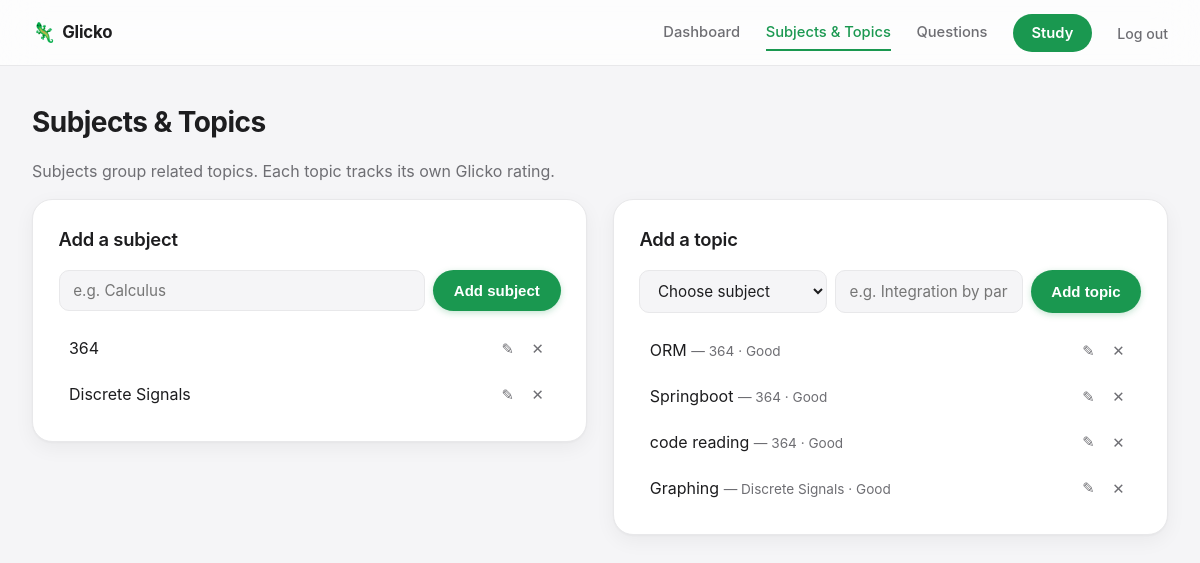
Page /manage (signed in) on the earlier database version.
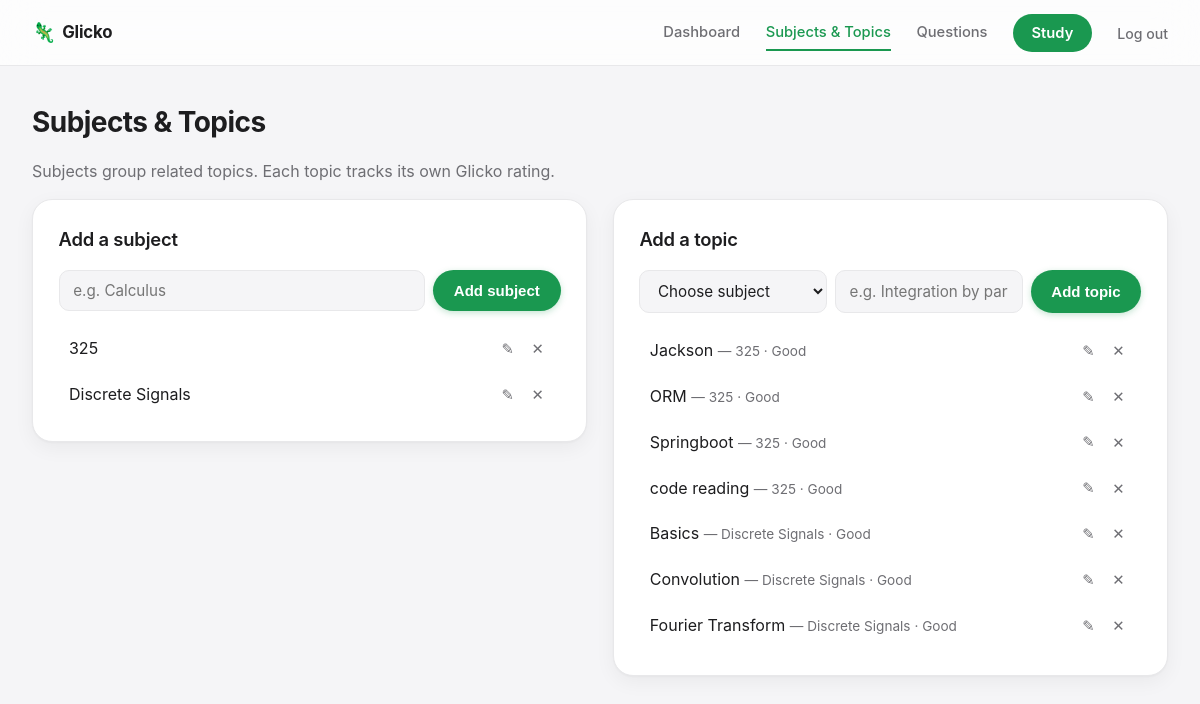
Same page on the later database version.
### tables this page shows
CREATE TABLE subjects (
    id INTEGER PRIMARY KEY AUTOINCREMENT,
    user_id INTEGER REFERENCES users(id) ON DELETE CASCADE,
    name TEXT NOT NULL,
    UNIQUE(user_id, name)
);

CREATE TABLE topics (
    id INTEGER PRIMARY KEY AUTOINCREMENT,
    subject_id INTEGER NOT NULL REFERENCES subjects(id) ON DELETE CASCADE,
    name TEXT NOT NULL,
    rating REAL NOT NULL DEFAULT 1500,
    rd REAL NOT NULL DEFAULT 350,
    last_update TEXT,
    pending_results TEXT NOT NULL DEFAULT '[]',
    UNIQUE(subject_id, name)
);

### app.py (the view)
@app.route('/manage')
@login_required
def manage():
    uid = session['user_id']
    conn = db.get_db()
    subjects = conn.execute("SELECT * FROM subjects WHERE user_id = ? ORDER BY name", (uid,)).fetchall()
    topics = conn.execute(
        "SELECT topics.*, subjects.name AS subject_name FROM topics "
        "JOIN subjects ON subjects.id = topics.subject_id WHERE subjects.user_id = ? "
        "ORDER BY subjects.name, topics.name", (uid,)
    ).fetchall()
    conn.close()
    return render_template('manage.html', subjects=subjects, topics=topics)

### auth.py (called while the page is built)
def login_required(view):
    @wraps(view)
    def wrapped(*args, **kwargs):
        if not session.get('user_id'):
            return redirect(url_for('login', next=request.path))
        return view(*args, **kwargs)
    return wrapped

### db.py (called while the page is built)
def get_db():
    conn = sqlite3.connect(DB_PATH)
    conn.row_factory = sqlite3.Row
    conn.execute("PRAGMA foreign_keys = ON")
    return conn

### labels.py (called while the page is built)
def rating_label(rating):
    for lo, hi, label, css in TIERS:
        if lo <= rating < hi:
            return label, css
    return "Excellent", "tier-excellent"

### templates/manage.html (shortened to what this page needs)
{% extends "base.html" %}
{% block content %}
<h1>Subjects &amp; Topics</h1>
<p class="muted">Subjects group related topics. Each topic tracks its own Glicko rating.</p>
<div class="two-col">
  <section class="panel">
    <h2>Add a subject</h2>
    <form method="post" action="{{ url_for('add_subject') }}" class="inline-form">
      <input type="text" name="name" placeholder="e.g. Calculus" required>
      <button type="submit" class="btn btn-primary">Add subject</button>
    </form>
    <ul class="simple-list">
      {% for s in subjects %}
      <li>
        <span>{{ s.name }}</span>
        <div class="item-actions">
          <button class="btn-icon btn-icon-edit" onclick="openModal('edit-subject-{{ s.id }}')">✎</button>
          <form method="post" action="{{ url_for('delete_subject', subject_id=s.id) }}"
                onsubmit="return confirm('Delete this subject and all its topics/questions?');">
            <button type="submit" class="btn-icon" title="Delete">✕</button>
          </form>
        </div>
      </li>
      {% else %}
      <li class="muted">No subjects yet.</li>
      {% endfor %}
    </ul>
  </section>
  <section class="panel">
    <h2>Add a topic</h2>
    <form method="post" action="{{ url_for('add_topic') }}" class="inline-form">
      <select name="subject_id" required>
        <option value="" disabled selected>Choose subject</option>
      </select>
      <input type="text" name="name" placeholder="e.g. Integration by parts" required>
      <button type="submit" class="btn btn-primary">Add topic</button>
    </form>
    <ul class="simple-list">
      {% for t in topics %}
      <li>
        <span>{{ t.name }} <span class="muted small">— {{ t.subject_name }} · {{ rating_label(t.rating)[0] }}</span></span>
        <div class="item-actions">
          <button class="btn-icon btn-icon-edit" onclick="openModal('edit-topic-{{ t.id }}')">✎</button>
          <form method="post" action="{{ url_for('delete_topic', topic_id=t.id) }}"
                onsubmit="return confirm('Delete this topic and all its questions?');">
            <button type="submit" class="btn-icon" title="Delete">✕</button>
          </form>
        </div>
      </li>
      {% else %}
      <li class="muted">No topics yet.</li>
      {% endfor %}
    </ul>
  </section>
</div>
{% endblock %}

Differences in the rows shown:
no longer on this page (row unchanged): topics: name "Graphing", subject_name "Discrete Signals", rating "Good"
changed subjects (number 1 of 2 on the later page): name "364" → "325"
added topics: name "Jackson", subject_name "325", rating "Good"
changed through a linked row, topics "ORM": subject_name "364" → "325"
changed through a linked row, topics "Springboot": subject_name "364" → "325"
changed through a linked row, topics "code reading": subject_name "364" → "325"
added topics: name "Basics", subject_name "Discrete Signals", rating "Good"
added topics: name "Convolution", subject_name "Discrete Signals", rating "Good"
added topics: name "Fourier Transform", subject_name "Discrete Signals", rating "Good"
